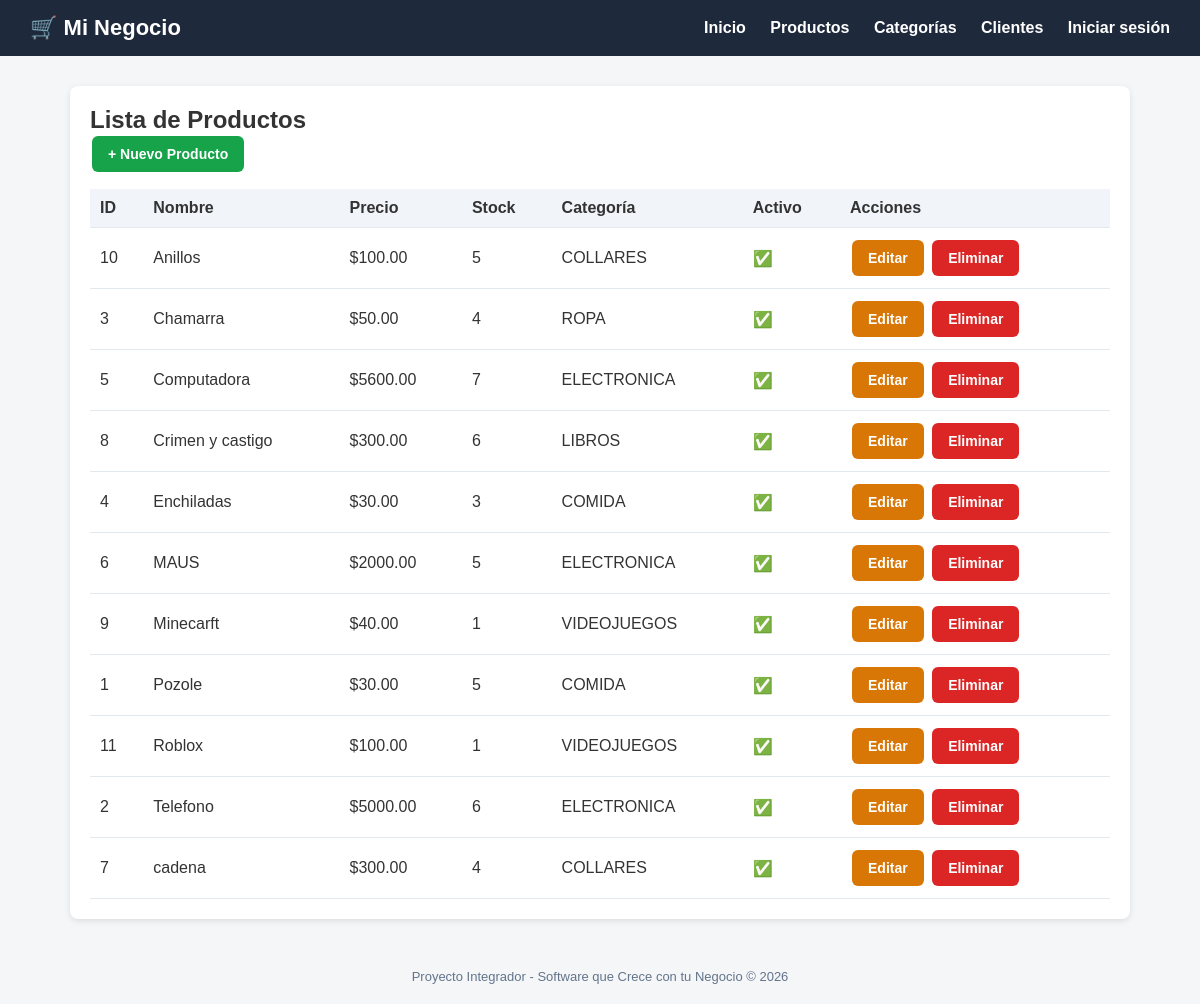
/productos/, run on the app's committed database.
### tienda/models.py (models this page shows, shortened)
class Producto(models.Model):
    nombre = models.CharField(max_length=200)
    descripcion = models.TextField(blank=True, null=True)
    precio = models.DecimalField(max_digits=10, decimal_places=2)
    stock = models.IntegerField(default=0)
    categoria = models.ForeignKey(Categoria, on_delete=models.CASCADE)
    fecha_creacion = models.DateTimeField(auto_now_add=True)
    activo = models.BooleanField(default=True)
    class Meta:
        verbose_name = "Producto"
        verbose_name_plural = "Productos"
        ordering = ['nombre']

class Categoria(models.Model):
    nombre = models.CharField(max_length=100)
    descripcion = models.TextField(blank=True, null=True)
    class Meta:
        verbose_name = "Categoria"
        verbose_name_plural = "Categorías"

### tienda/views.py (the view)
# urls.py: path('productos/', views.lista_productos, name='lista_productos'),
def lista_productos(request):
    productos = Producto.objects.all()
    return render(request, 'tienda/productos/lista.html', {'productos': productos})

### tienda/templates/tienda/productos/lista.html (shortened to what this page needs)
{% extends 'base.html' %}
{% block content %}
<div class="card">
    <h2>Lista de Productos</h2>
    <a href="{% url 'crear_producto' %}" class="btn btn-success">+ Nuevo Producto</a>
    <table>
        <thead>
            <tr><th>ID</th><th>Nombre</th><th>Precio</th><th>Stock</th><th>Categoría</th><th>Activo</th><th>Acciones</th></tr>
        </thead>
        <tbody>
            {% for producto in productos %}
            <tr>
                <td>{{ producto.id }}</td>
                <td>{{ producto.nombre }}</td>
                <td>${{ producto.precio }}</td>
                <td>{{ producto.stock }}</td>
                <td>{{ producto.categoria.nombre }}</td>
                <td>{% if producto.activo %}✅{% else %}❌{% endif %}</td>
                <td>
                    <a href="{% url 'editar_producto' producto.pk %}" class="btn btn-warning">Editar</a>
                    <a href="{% url 'eliminar_producto' producto.pk %}" class="btn btn-danger">Eliminar</a>
                </td>
            </tr>
            {% empty %}
            <tr><td colspan="7">No hay productos registrados.</td></tr>
            {% endfor %}
        </tbody>
    </table>
</div>
{% endblock %}

### tienda/templates/base.html (style rules this page uses)
* { margin: 0; padding: 0; box-sizing: border-box; }
body { font-family: Arial, sans-serif; background: #f4f6f8; color: #333; }
.card { background: #fff; border-radius: 8px; padding: 20px; box-shadow: 0 2px 6px rgba(0,0,0,0.1); margin-bottom: 20px; }
.btn { display: inline-block; padding: 10px 16px; border-radius: 6px; text-decoration: none; color: #fff; font-weight: bold; border: none; cursor: pointer; font-size: 14px; margin: 2px; }
.btn-success { background: #16a34a; }
.btn-danger { background: #dc2626; }
.btn-warning { background: #d97706; }
table { width: 100%; border-collapse: collapse; margin-top: 15px; }
th, td { padding: 10px; text-align: left; border-bottom: 1px solid #e2e8f0; }
th { background: #f1f5f9; }

### data on the page
Producto: id "10", nombre "Anillos", precio "100.00", stock "5", categoria.nombre "COLLARES"
Producto: id "3", nombre "Chamarra", precio "50.00", stock "4", categoria.nombre "ROPA"
Producto: id "5", nombre "Computadora", precio "5600.00", stock "7", categoria.nombre "ELECTRONICA"
Producto: id "8", nombre "Crimen y castigo", precio "300.00", stock "6", categoria.nombre "LIBROS"
Producto: id "4", nombre "Enchiladas", precio "30.00", stock "3", categoria.nombre "COMIDA"
Producto: id "6", nombre "MAUS", precio "2000.00", stock "5", categoria.nombre "ELECTRONICA"
Producto: id "9", nombre "Minecarft", precio "40.00", stock "1", categoria.nombre "VIDEOJUEGOS"
Producto: id "1", nombre "Pozole", precio "30.00", stock "5", categoria.nombre "COMIDA"
Producto: id "11", nombre "Roblox", precio "100.00", stock "1", categoria.nombre "VIDEOJUEGOS"
Producto: id "2", nombre "Telefono", precio "5000.00", stock "6", categoria.nombre "ELECTRONICA"
Producto: id "7", nombre "cadena", precio "300.00", stock "4", categoria.nombre "COLLARES"
